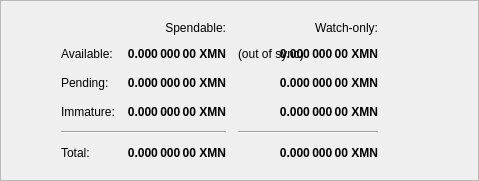
                <widget class="QFrame" name="frame">
                    <property name="frameShape">
                        <enum>QFrame::StyledPanel</enum>
                    </property>
                    <property name="frameShadow">
                        <enum>QFrame::Raised</enum>
                    </property>
                    <layout class="QHBoxLayout">
                         <item>
                            <spacer name="horizontalSpacerWalletSecruity">
                                <property name="orientation">
                                    <enum>Qt::Horizontal</enum>
                                </property>
                                <property name="sizeHint" stdset="0">
                                    <size>
                                        <width>40</width>
                                        <height>1</height>
                                    </size>
                                </property>
                            </spacer>
                        </item>
                        <item>
                            <widget class="QFrame">
                                <layout class="QVBoxLayout" name="verticalLayout_4">
                                   
                                    <item>
                                        <layout class="QGridLayout" name="gridLayout">
                                            <property name="spacing">
                                                <number>12</number>
                                            </property>
                                            <item row="0" column="1">
                                                <widget class="QLabel" name="labelSpendable">
                                                    <property name="text">
                                                        <string>Spendable:</string>
                                                    </property>
                                                    <property name="alignment">
                                                        <set>Qt::AlignRight|Qt::AlignTrailing|Qt::AlignVCenter</set>
                                                    </property>
                                                </widget>
                                            </item>
                                            <item row="0" column="2">
                                                <widget class="QLabel" name="labelWatchonly">
                                                    <property name="text">
                                                        <string>Watch-only:</string>
                                                    </property>
                                                    <property name="alignment">
                                                        <set>Qt::AlignRight|Qt::AlignTrailing|Qt::AlignVCenter</set>
                                                    </property>
                                                </widget>
                                            </item>
                                            <item row="1" column="0">
                                                <widget class="QLabel" name="labelBalanceText">
                                                    <property name="text">
                                                        <string>Available:</string>
                                                    </property>
                                                </widget>
                                            </item>
                                            <item row="1" column="1">
                                                <widget class="QLabel" name="labelBalance">
                                                    <property name="font">
                                                        <font>
                                                            <weight>75</weight>
                                                            <bold>true</bold>
                                                        </font>
                                                    </property>
                                                    <property name="cursor">
                                                        <cursorShape>IBeamCursor</cursorShape>
                                                    </property>
                                                    <property name="toolTip">
                                                        <string>Your current spendable balance</string>
                                                    </property>
                                                    <property name="text">
                                                        <string notr="true">0.000 000 00 XMN</string>
                                                    </property>
                                                    <property name="alignment">
                                                        <set>Qt::AlignRight|Qt::AlignTrailing|Qt::AlignVCenter</set>
                                                    </property>
                                                    <property name="textInteractionFlags">
                                                        <set>Qt::LinksAccessibleByMouse|Qt::TextSelectableByKeyboard|Qt::TextSelectableByMouse</set>
                                                    </property>
                                                </widget>
                                            </item>
                                            <item row="1" column="2">
                                                <widget class="QLabel" name="labelWalletStatus">
                                                    <property name="toolTip">
                                                        <string>The displayed information may be out of date. Your wallet automatically synchronizes with the Motion network after a connection is established, but this process has not completed yet.</string>
                                                    </property>
                                                    <property name="text">
                                                        <string notr="true">(out of sync)</string>
                                                    </property>
                                                    <property name="alignment">
                                                        <set>Qt::AlignLeading|Qt::AlignLeft|Qt::AlignVCenter</set>
                                                    </property>
                                                </widget>
                                            </item>
                                            <item row="1" column="2">
                                                <widget class="QLabel" name="labelWatchAvailable">
                                                    <property name="font">
                                                        <font>
                                                            <weight>75</weight>
                                                            <bold>true</bold>
                                                        </font>
                                                    </property>
                                                    <property name="cursor">
                                                        <cursorShape>IBeamCursor</cursorShape>
                                                    </property>
                                                    <property name="toolTip">
                                                        <string>Your current balance in watch-only addresses</string>
                                                    </property>
                                                    <property name="text">
                                                        <string notr="true">0.000 000 00 XMN</string>
                                                    </property>
                                                    <property name="alignment">
                                                        <set>Qt::AlignRight|Qt::AlignTrailing|Qt::AlignVCenter</set>
                                                    </property>
                                                    <property name="textInteractionFlags">
                                                        <set>Qt::LinksAccessibleByMouse|Qt::TextSelectableByKeyboard|Qt::TextSelectableByMouse</set>
                                                    </property>
                                                </widget>
                                            </item>
                                            <item row="2" column="0">
                                                <widget class="QLabel" name="labelPendingText">
                                                    <property name="text">
                                                        <string>Pending:</string>
                                                    </property>
                                                </widget>
                                            </item>
                                            <item row="2" column="1">
                                                <widget class="QLabel" name="labelUnconfirmed">
                                                    <property name="font">
                                                        <font>
                                                            <weight>75</weight>
                                                            <bold>true</bold>
                                                        </font>
                                                    </property>
                                                    <property name="cursor">
                                                        <cursorShape>IBeamCursor</cursorShape>
                                                    </property>
                                                    <property name="toolTip">
                                                        <string>Total of transactions that have yet to be confirmed, and do not yet count toward the spendable balance</string>
                                                    </property>
                                                    <property name="text">
                                                        <string notr="true">0.000 000 00 XMN</string>
                                                    </property>
                                                    <property name="alignment">
                                                        <set>Qt::AlignRight|Qt::AlignTrailing|Qt::AlignVCenter</set>
                                                    </property>
                                                    <property name="textInteractionFlags">
                                                        <set>Qt::LinksAccessibleByMouse|Qt::TextSelectableByKeyboard|Qt::TextSelectableByMouse</set>
                                                    </property>
                                                </widget>
                                            </item>
                                            <item row="2" column="2">
                                                <widget class="QLabel" name="labelWatchPending">
                                                    <property name="font">
                                                        <font>
                                                            <weight>75</weight>
                                                            <bold>true</bold>
                                                        </font>
                                                    </property>
                                                    <property name="cursor">
                                                        <cursorShape>IBeamCursor</cursorShape>
                                                    </property>
                                                    <property name="toolTip">
                                                        <string>Unconfirmed transactions to watch-only addresses</string>
                                                    </property>
                                                    <property name="text">
                                                        <string notr="true">0.000 000 00 XMN</string>
                                                    </property>
                                                    <property name="alignment">
                                                        <set>Qt::AlignRight|Qt::AlignTrailing|Qt::AlignVCenter</set>
                                                    </property>
                                                    <property name="textInteractionFlags">
                                                        <set>Qt::LinksAccessibleByMouse|Qt::TextSelectableByKeyboard|Qt::TextSelectableByMouse</set>
                                                    </property>
                                                </widget>
                                            </item>
                                            <item row="2" column="3">
                                                <spacer name="horizontalSpacer_2">
                                                    <property name="orientation">
                                                        <enum>Qt::Horizontal</enum>
                                                    </property>
                                                    <property name="sizeHint" stdset="0">
                                                        <size>
                                                            <width>40</width>
                                                            <height>20</height>
                                                        </size>
                                                    </property>
                                                </spacer>
                                            </item>
                                            <item row="3" column="0">
                                                <widget class="QLabel" name="labelImmatureText">
                                                    <property name="text">
                                                        <string>Immature:</string>
                                                    </property>
                                                </widget>
                                            </item>
                                            <item row="3" column="1">
                                                <widget class="QLabel" name="labelImmature">
                                                    <property name="font">
                                                        <font>
                                                            <weight>75</weight>
                                                            <bold>true</bold>
                                                        </font>
                                                    </property>
                                                    <property name="cursor">
                                                        <cursorShape>IBeamCursor</cursorShape>
                                                    </property>
                                                    <property name="toolTip">
                                                        <string>Mined balance that has not yet matured</string>
                                                    </property>
                                                    <property name="text">
                                                        <string notr="true">0.000 000 00 XMN</string>
                                                    </property>
                                                    <property name="alignment">
                                                        <set>Qt::AlignRight|Qt::AlignTrailing|Qt::AlignVCenter</set>
                                                    </property>
                                                    <property name="textInteractionFlags">
                                                        <set>Qt::LinksAccessibleByMouse|Qt::TextSelectableByKeyboard|Qt::TextSelectableByMouse</set>
                                                    </property>
                                                </widget>
                                            </item>
                                            <item row="3" column="2">
                                                <widget class="QLabel" name="labelWatchImmature">
                                                    <property name="font">
                                                        <font>
                                                            <weight>75</weight>
                                                            <bold>true</bold>
                                                        </font>
                                                    </property>
                                                    <property name="cursor">
                                                        <cursorShape>IBeamCursor</cursorShape>
                                                    </property>
                                                    <property name="toolTip">
                                                        <string>Mined balance in watch-only addresses that has not yet matured</string>
                                                    </property>
                                                    <property name="text">
                                                        <string notr="true">0.000 000 00 XMN</string>
                                                    </property>
                                                    <property name="alignment">
                                                        <set>Qt::AlignRight|Qt::AlignTrailing|Qt::AlignVCenter</set>
                                                    </property>
                                                    <property name="textInteractionFlags">
                                                        <set>Qt::LinksAccessibleByMouse|Qt::TextSelectableByKeyboard|Qt::TextSelectableByMouse</set>
                                                    </property>
                                                </widget>
                                            </item>
                                            <item row="4" column="0" colspan="2">
                                                <widget class="Line" name="lineSpendableBalance">
                                                    <property name="orientation">
                                                        <enum>Qt::Horizontal</enum>
                                                    </property>
                                                </widget>
                                            </item>
                                            <item row="4" column="2">
                                                <widget class="Line" name="lineWatchBalance">
                                                    <property name="sizePolicy">
                                                        <sizepolicy hsizetype="Preferred" vsizetype="Fixed">
                                                            <horstretch>0</horstretch>
                                                            <verstretch>0</verstretch>
                                                        </sizepolicy>
                                                    </property>
                                                    <property name="minimumSize">
                                                        <size>
                                                            <width>140</width>
                                                            <height>0</height>
                                                        </size>
                                                    </property>
                                                    <property name="orientation">
                                                        <enum>Qt::Horizontal</enum>
                                                    </property>
                                                </widget>
                                            </item>
                                            <item row="5" column="0">
                                                <widget class="QLabel" name="labelTotalText">
                                                    <property name="text">
                                                        <string>Total:</string>
                                                    </property>
                                                </widget>
                                            </item>
                                            <item row="5" column="1">
                                                <widget class="QLabel" name="labelTotal">
                                                    <property name="font">
                                                        <font>
                                                            <weight>75</weight>
                                                            <bold>true</bold>
                                                        </font>
                                                    </property>
                                                    <property name="cursor">
                                                        <cursorShape>IBeamCursor</cursorShape>
                                                    </property>
                                                    <property name="toolTip">
                                                        <string>Your current total balance</string>
                                                    </property>
                                                    <property name="text">
                                                        <string notr="true">0.000 000 00 XMN</string>
                                                    </property>
                                                    <property name="alignment">
                                                        <set>Qt::AlignRight|Qt::AlignTrailing|Qt::AlignVCenter</set>
                                                    </property>
                                                    <property name="textInteractionFlags">
                                                        <set>Qt::LinksAccessibleByMouse|Qt::TextSelectableByKeyboard|Qt::TextSelectableByMouse</set>
                                                    </property>
                                                </widget>
                                            </item>
                                            <item row="5" column="2">
                                                <widget class="QLabel" name="labelWatchTotal">
                                                    <property name="font">
                                                        <font>
                                                            <weight>75</weight>
                                                            <bold>true</bold>
                                                        </font>
                                                    </property>
                                                    <property name="cursor">
                                                        <cursorShape>IBeamCursor</cursorShape>
                                                    </property>
                                                    <property name="toolTip">
                                                        <string>Current total balance in watch-only addresses</string>
                                                    </property>
                                                    <property name="text">
                                                        <string notr="true">0.000 000 00 XMN</string>
                                                    </property>
                                                    <property name="alignment">
                                                        <set>Qt::AlignRight|Qt::AlignTrailing|Qt::AlignVCenter</set>
                                                    </property>
                                                    <property name="textInteractionFlags">
                                                        <set>Qt::LinksAccessibleByMouse|Qt::TextSelectableByKeyboard|Qt::TextSelectableByMouse</set>
                                                    </property>
                                                </widget>
                                            </item>
                                        </layout>
                                    </item>
                                </layout>
                            </widget>
                        </item>
                        <item>
                            <spacer name="horizontalSpacerWalletSecruity">
                                <property name="orientation">
                                    <enum>Qt::Horizontal</enum>
                                </property>
                                <property name="sizeHint" stdset="0">
                                    <size>
                                        <width>40</width>
                                        <height>1</height>
                                    </size>
                                </property>
                            </spacer>
                        </item>
                    </layout>
                </widget>
